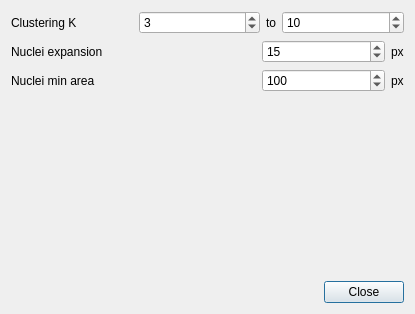
<?xml version="1.0" encoding="UTF-8"?>
<ui version="4.0">
 <class>AnalysisSettingsDialog</class>
 <widget class="QDialog" name="AnalysisSettingsDialog">
  <property name="geometry">
   <rect>
    <x>0</x>
    <y>0</y>
    <width>415</width>
    <height>314</height>
   </rect>
  </property>
  <property name="windowTitle">
   <string>Analysis options</string>
  </property>
  <layout class="QVBoxLayout" name="verticalLayout">
   <item>
    <layout class="QHBoxLayout" name="horizontalLayout_6" stretch="1,1,0,1">
     <item>
      <widget class="QLabel" name="label_2">
       <property name="text">
        <string>Clustering K</string>
       </property>
      </widget>
     </item>
     <item>
      <widget class="QSpinBox" name="clusterMinK">
       <property name="minimum">
        <number>1</number>
       </property>
       <property name="stepType">
        <enum>QAbstractSpinBox::AdaptiveDecimalStepType</enum>
       </property>
       <property name="value">
        <number>3</number>
       </property>
      </widget>
     </item>
     <item>
      <widget class="QLabel" name="label_10">
       <property name="text">
        <string>to</string>
       </property>
      </widget>
     </item>
     <item>
      <widget class="QSpinBox" name="clusterMaxK">
       <property name="minimum">
        <number>1</number>
       </property>
       <property name="maximum">
        <number>999</number>
       </property>
       <property name="stepType">
        <enum>QAbstractSpinBox::AdaptiveDecimalStepType</enum>
       </property>
       <property name="value">
        <number>10</number>
       </property>
      </widget>
     </item>
    </layout>
   </item>
   <item>
    <layout class="QGridLayout" name="gridLayout" columnstretch="2,1,0">
     <item row="0" column="0">
      <widget class="QLabel" name="label_3">
       <property name="text">
        <string>Nuclei expansion</string>
       </property>
      </widget>
     </item>
     <item row="0" column="2">
      <widget class="QLabel" name="label_4">
       <property name="text">
        <string>px</string>
       </property>
      </widget>
     </item>
     <item row="0" column="1">
      <widget class="QSpinBox" name="nucleiExpansion">
       <property name="minimum">
        <number>1</number>
       </property>
       <property name="maximum">
        <number>999</number>
       </property>
       <property name="stepType">
        <enum>QAbstractSpinBox::AdaptiveDecimalStepType</enum>
       </property>
       <property name="value">
        <number>15</number>
       </property>
      </widget>
     </item>
     <item row="1" column="0">
      <widget class="QLabel" name="label_5">
       <property name="text">
        <string>Nuclei min area</string>
       </property>
      </widget>
     </item>
     <item row="1" column="1">
      <widget class="QSpinBox" name="nucleiMinArea">
       <property name="minimum">
        <number>1</number>
       </property>
       <property name="maximum">
        <number>999</number>
       </property>
       <property name="stepType">
        <enum>QAbstractSpinBox::AdaptiveDecimalStepType</enum>
       </property>
       <property name="value">
        <number>100</number>
       </property>
      </widget>
     </item>
     <item row="1" column="2">
      <widget class="QLabel" name="label_6">
       <property name="text">
        <string>px</string>
       </property>
      </widget>
     </item>
    </layout>
   </item>
   <item>
    <spacer name="verticalSpacer">
     <property name="orientation">
      <enum>Qt::Vertical</enum>
     </property>
     <property name="sizeHint" stdset="0">
      <size>
       <width>20</width>
       <height>40</height>
      </size>
     </property>
    </spacer>
   </item>
   <item>
    <widget class="QDialogButtonBox" name="buttonBox">
     <property name="orientation">
      <enum>Qt::Horizontal</enum>
     </property>
     <property name="standardButtons">
      <set>QDialogButtonBox::Close</set>
     </property>
    </widget>
   </item>
  </layout>
 </widget>
 <resources/>
 <connections>
  <connection>
   <sender>buttonBox</sender>
   <signal>accepted()</signal>
   <receiver>AnalysisSettingsDialog</receiver>
   <slot>accept()</slot>
   <hints>
    <hint type="sourcelabel">
     <x>248</x>
     <y>254</y>
    </hint>
    <hint type="destinationlabel">
     <x>157</x>
     <y>274</y>
    </hint>
   </hints>
  </connection>
  <connection>
   <sender>buttonBox</sender>
   <signal>rejected()</signal>
   <receiver>AnalysisSettingsDialog</receiver>
   <slot>reject()</slot>
   <hints>
    <hint type="sourcelabel">
     <x>316</x>
     <y>260</y>
    </hint>
    <hint type="destinationlabel">
     <x>286</x>
     <y>274</y>
    </hint>
   </hints>
  </connection>
 </connections>
</ui>
